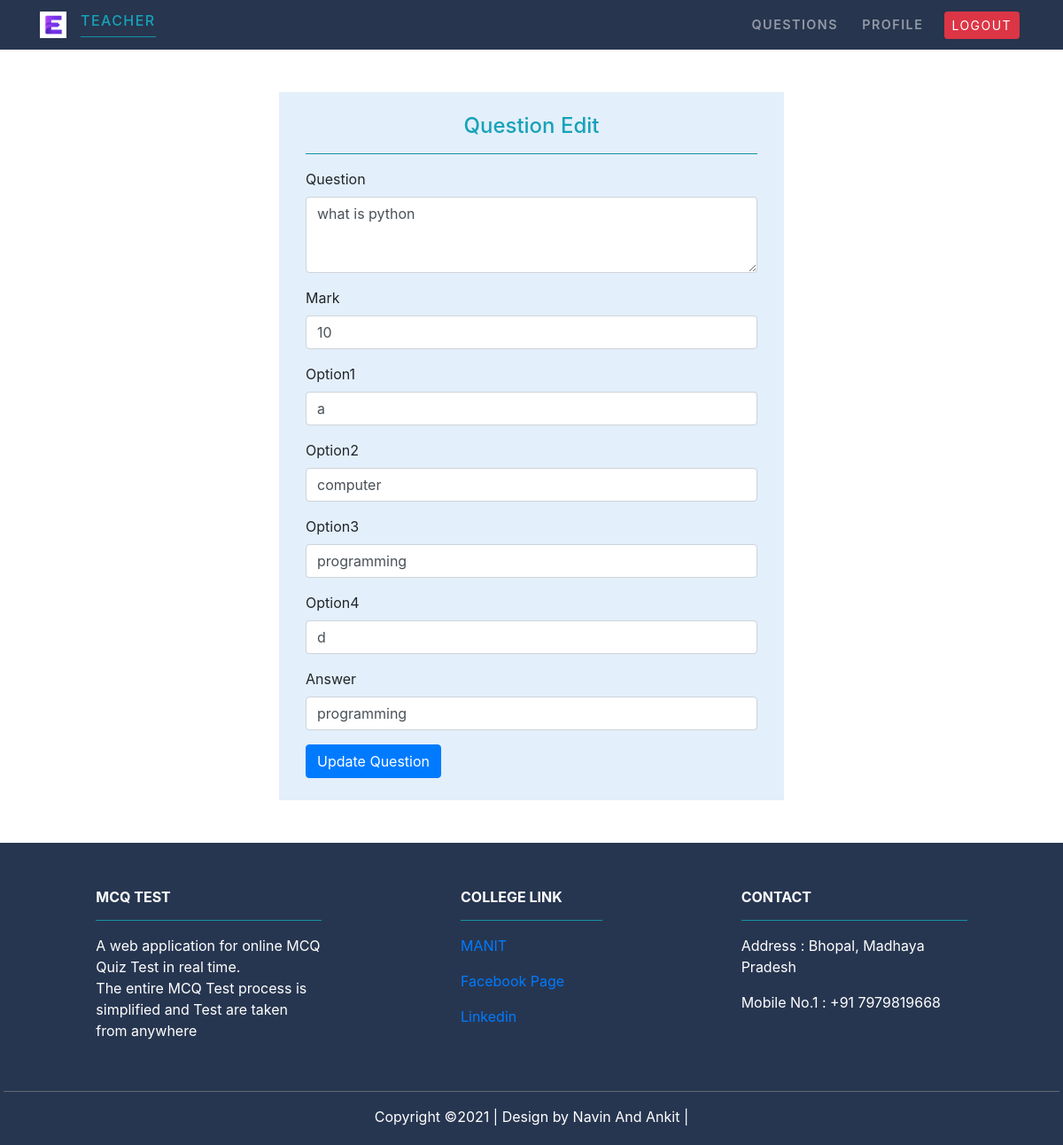
The app's page /teacher/QuestionEdit/2, older data.
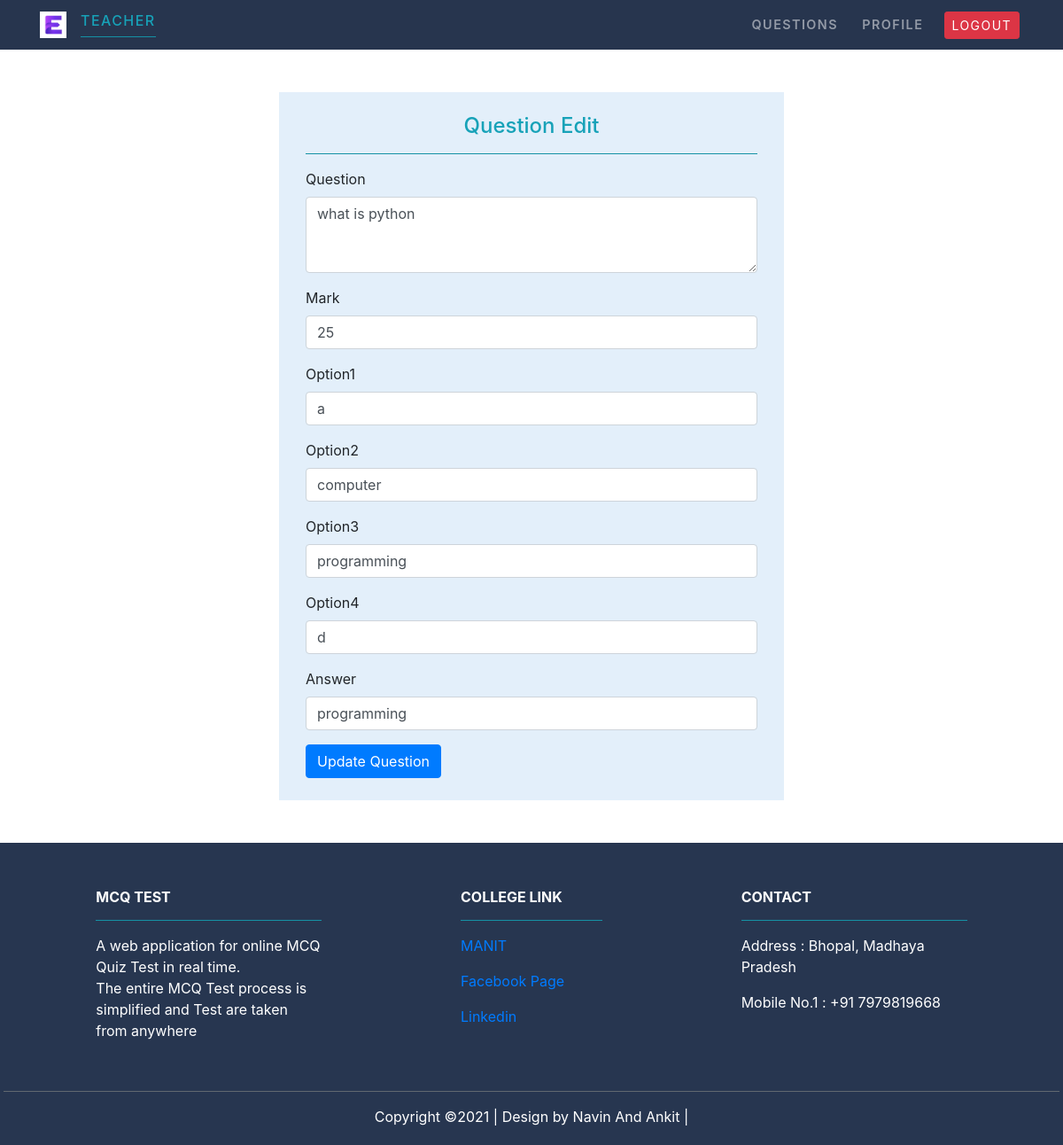
The same page, newer data.
### MCQ_Test/models.py (models this page shows)
class Question(models.Model):
    subject=models.ForeignKey(Subject,on_delete=models.CASCADE)
    marks=models.PositiveIntegerField()
    question=models.CharField(max_length=600)
    option1=models.CharField(max_length=200)
    option2=models.CharField(max_length=200)
    option3=models.CharField(max_length=200)
    option4=models.CharField(max_length=200)
    answer=models.CharField(max_length=200)

### Teacher/views.py (the view, shortened to what this page needs)
# urls.py: path('QuestionEdit/<int:id>', views.teacher_edit_question,name='questionedit'),
def teacher_edit_question(request,id):
    ques=Question.objects.get(pk=id)
    return render(request,'Teacher/teachereditquestion.html',{'ques':ques})

### Teacher/templates/Teacher/teachereditquestion.html (shortened to what this page needs)
{% extends 'Teacher/teacherbase.html' %}
{% load static %}
{% block content %}
<div class="container py-5">
        <div class="row justify-content-center align-items-center ">
          <div class="col-md-6 " style="background-color: rgb(227, 239, 250);">
              <div class="col-md-12 py-4">
                  <div class="text-center text-info" >
                      <h4>Question Edit</h4>
                  </div>
                      <hr class="bg-info">
                           <form action="{% url 'questionedit' ques.id %}" method="POST">
                            <div class="form-group">
                                <label> Question </label>
                                <textarea class="form-control" rows="3" name="aquestion" Required>{{ques.question}}</textarea>
                            </div>
                            <div class="form-group">
                              <label >Mark</label>
                              <input type="number" class="form-control" name="amark"Required value="{{ques.marks}}" >
                            </div>
                            <div class="form-group">
                              <label >Option1</label>
                              <input type="text" class="form-control" name="aoption1" Required value="{{ques.option1}}"  >
                            </div>
                            <div class="form-group">
                              <label >Option2</label>
                              <input type="text" class="form-control" name="aoption2" Required value="{{ques.option2}}"  >
                            </div>
                            <div class="form-group">
                              <label >Option3</label>
                              <input type="text" class="form-control" name="aoption3" Required value="{{ques.option3}}"  >
                            </div>
                            <div class="form-group">
                              <label >Option4</label>
                              <input type="text" class="form-control" name="aoption4" Required value="{{ques.option4}}"  >
                            </div>
                            <div class="form-group">
                              <label >Answer</label>
                              <input type="text" class="form-control" name="aanswer" Required value="{{ques.answer}}"  >
                            </div>
                            <button type="submit" class="btn btn-primary">Update Question</button>
                          </form>
                          <div class='col-sm-4'>
                          </div>
                      </div>
                   </div>
            </div>
        </div>
{% endblock content %}

Row changes from the older to the newer data that the page shows:
changed Question "what is python": amark "10" → "25"
